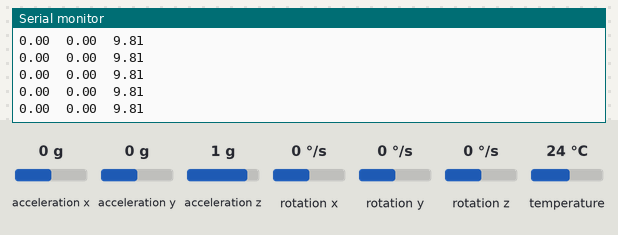
A sketch run on a simulated Arduino Uno, built with avr-gcc and run on an emulated ATmega328P. On the bench: the last lines printed to the serial monitor. The test bench sets the inputs (shaded band); at power-on: acceleration x 0 g, acceleration y 0 g, acceleration z 1 g, rotation x 0 °/s, rotation y 0 °/s, rotation z 0 °/s, temperature 24 °C. Storage starts empty.

Above: at 1.3 s.
1.4 s: acceleration x set to -0.8 g
At 1.52 s:
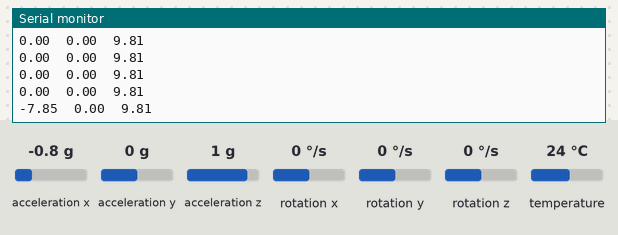
4.4 s: acceleration y set to 1.4 g
At 4.4 s:
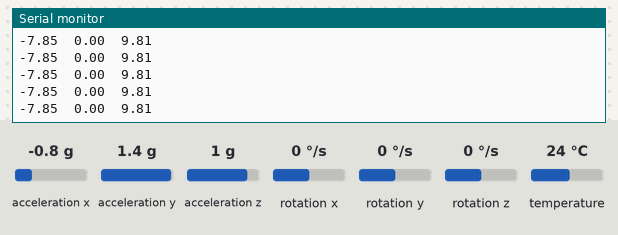
7.4 s: acceleration z set to -1.4 g
At 7.4 s:
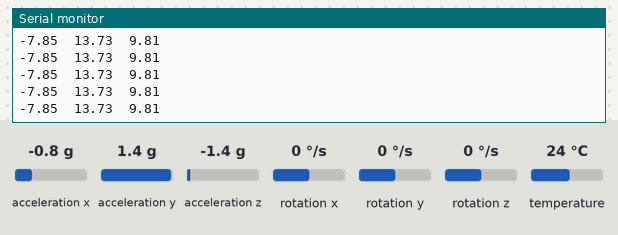

Measured:
- after the input at 1.4 s, the serial monitor: prints a new line after 0.12 s (image 1)

The sketch:

accel_jan17a.ino
```cpp
#include <Adafruit_MPU6050.h>
#include <Adafruit_Sensor.h>
#include <Wire.h>
#include "SD.h"

Adafruit_MPU6050 mpu;
int CS = 10;
File file;
unsigned long time;

void setup(void) {
  Serial.begin(115200);
  while (!Serial)
    delay(10);

  pinMode(CS, OUTPUT);

  if(!SD.begin(10)){
    Serial.println("SD card initialization failed");
    while(1);
  }
  Serial.println("successfully initialized SD card");

  //Try to initialize
  if (!mpu.begin()) {
    Serial.println("Failed to find MPU6050 chip");
    while (1) {
      delay(10);
    }
  }
  Serial.println("MPU6050 Found");

  //documentation is unclear about this member func,
  //8G outputs most normal values
  mpu.setAccelerometerRange(MPU6050_RANGE_8_G);

  mpu.setFilterBandwidth(MPU6050_BAND_21_HZ);


  delay(100);
}

void loop() {


  // Get new sensor events with the readings
  // expects three params for some reason
  sensors_event_t a, g, temp;
  mpu.getEvent(&a, &g, &temp);

  //prints to file
  file =  SD.open("data.txt", FILE_WRITE);
  if(file){
  //   if(millis()/1000!= time){
  //   time = millis()/1000;
  //   Serial.print(uptime(millis()));
  // }
    file.print("\t");
    file.print(a.acceleration.x);
    file.print("\t");
    file.print(a.acceleration.y);
    file.print("\t");
    file.println(a.acceleration.z);
    file.close();
  } else {
    Serial.println("Could not open file...");
  }

  // prints to serial [xm/s^2, ym/s^2, zm/s^2]
  Serial.print(a.acceleration.x);
  Serial.print("\t");
  Serial.print(a.acceleration.y);
  Serial.print("\t");
  Serial.println(a.acceleration.z);
  delay(100);
}

char *uptime(unsigned long milli){
  static char _return[32];
  unsigned long secs=milli/1000, mins=secs/60;
  unsigned int hours=mins/60, days=hours/24;
  milli-=secs*1000;
  secs-=mins*60;
  mins-=hours*60;
  hours-=days*24;
  sprintf(_return, "Uptime: %d days %2.2d:%2.2d:%2.2d:%3.3d", (byte)days, (byte)hours, (byte)mins, (byte)secs, (int)milli);
  return _return;
}
```
